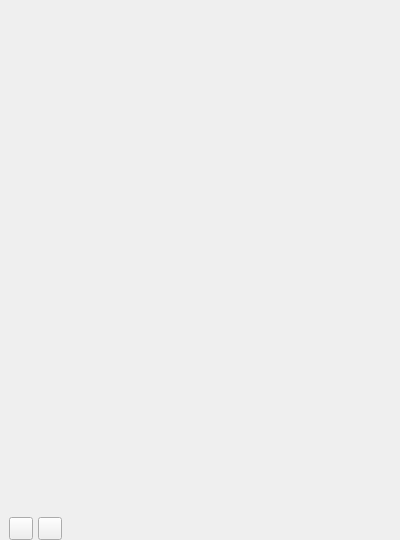
<?xml version="1.0" encoding="UTF-8"?>
<ui version="4.0">
 <class>MediaDisplay</class>
 <widget class="QWidget" name="MediaDisplay">
  <property name="geometry">
   <rect>
    <x>0</x>
    <y>0</y>
    <width>400</width>
    <height>540</height>
   </rect>
  </property>
  <property name="acceptDrops">
   <bool>true</bool>
  </property>
  <property name="windowTitle">
   <string>Form</string>
  </property>
  <layout class="QVBoxLayout" name="verticalLayout" stretch="1,0">
   <property name="leftMargin">
    <number>9</number>
   </property>
   <property name="topMargin">
    <number>0</number>
   </property>
   <property name="bottomMargin">
    <number>0</number>
   </property>
   <item>
    <widget class="QWidget" name="viewport" native="true">
     <layout class="QVBoxLayout" name="viewportLayout">
      <property name="leftMargin">
       <number>0</number>
      </property>
      <property name="topMargin">
       <number>0</number>
      </property>
      <property name="rightMargin">
       <number>0</number>
      </property>
      <property name="bottomMargin">
       <number>0</number>
      </property>
     </layout>
    </widget>
   </item>
   <item alignment="Qt::AlignmentFlag::AlignBottom">
    <widget class="QWidget" name="pageButtons" native="true">
     <layout class="QHBoxLayout" name="horizontalLayout" stretch="0,0,1,0,1,0">
      <property name="spacing">
       <number>5</number>
      </property>
      <property name="leftMargin">
       <number>0</number>
      </property>
      <property name="topMargin">
       <number>0</number>
      </property>
      <property name="rightMargin">
       <number>0</number>
      </property>
      <property name="bottomMargin">
       <number>0</number>
      </property>
      <item alignment="Qt::AlignmentFlag::AlignBottom">
       <widget class="QToolButton" name="addFileButton">
        <property name="cursor">
         <cursorShape>PointingHandCursor</cursorShape>
        </property>
        <property name="toolTip">
         <string>Import file</string>
        </property>
        <property name="text">
         <string/>
        </property>
        <property name="icon">
         <iconset theme="QIcon::ThemeIcon::DocumentOpen"/>
        </property>
       </widget>
      </item>
      <item alignment="Qt::AlignmentFlag::AlignBottom">
       <widget class="QToolButton" name="openButton">
        <property name="cursor">
         <cursorShape>PointingHandCursor</cursorShape>
        </property>
        <property name="toolTip">
         <string>Open file externally</string>
        </property>
        <property name="text">
         <string/>
        </property>
        <property name="icon">
         <iconset theme="QIcon::ThemeIcon::FolderOpen"/>
        </property>
       </widget>
      </item>
      <item>
       <spacer name="horizontalSpacer">
        <property name="orientation">
         <enum>Qt::Orientation::Horizontal</enum>
        </property>
        <property name="sizeHint" stdset="0">
         <size>
          <width>40</width>
          <height>20</height>
         </size>
        </property>
       </spacer>
      </item>
      <item>
       <widget class="FileNav" name="fileNav" native="true"/>
      </item>
      <item>
       <spacer name="horizontalSpacer_2">
        <property name="orientation">
         <enum>Qt::Orientation::Horizontal</enum>
        </property>
        <property name="sizeType">
         <enum>QSizePolicy::Policy::Expanding</enum>
        </property>
        <property name="sizeHint" stdset="0">
         <size>
          <width>50</width>
          <height>20</height>
         </size>
        </property>
       </spacer>
      </item>
      <item>
       <widget class="QWidget" name="widget" native="true">
        <property name="sizePolicy">
         <sizepolicy hsizetype="Fixed" vsizetype="Preferred">
          <horstretch>0</horstretch>
          <verstretch>0</verstretch>
         </sizepolicy>
        </property>
        <property name="minimumSize">
         <size>
          <width>50</width>
          <height>0</height>
         </size>
        </property>
        <property name="maximumSize">
         <size>
          <width>50</width>
          <height>16777215</height>
         </size>
        </property>
       </widget>
      </item>
     </layout>
    </widget>
   </item>
  </layout>
 </widget>
 <customwidgets>
  <customwidget>
   <class>FileNav</class>
   <extends>QWidget</extends>
   <header>filenav.h</header>
   <container>1</container>
  </customwidget>
 </customwidgets>
 <resources/>
 <connections/>
</ui>
